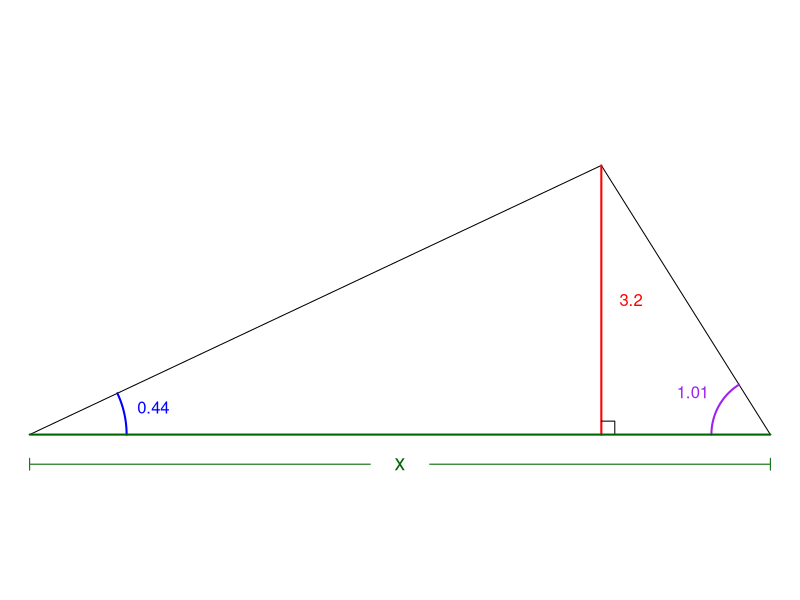
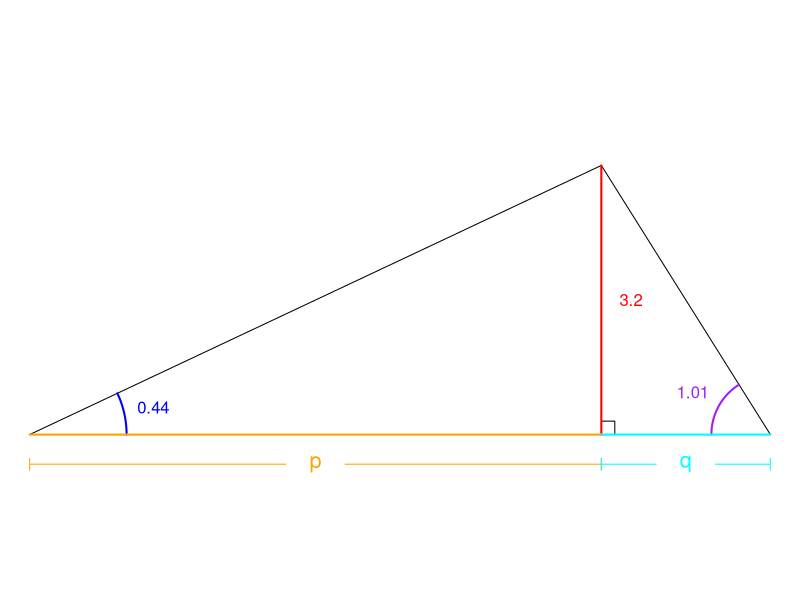

These charts were generated, in order, by the following R code:
## ---- chunk 1
while(T){
  hxy = sample(11:99,3)/10
  h = hxy[1]
  x = hxy[2]
  y = hxy[3]
  theta = round(atan(h/x),2)
  phi = round(atan(h/y),2)
  minang = pi/10
  maxang = pi/2-pi/20
  x2 = h/tan(theta)
  y2 = h/tan(phi)
  z2 = x2+y2
  if(theta>minang && 
     theta<maxang && 
     phi>minang && 
     phi<maxang && 
     theta+phi+0.02<pi/2 && 
     round(theta,1)!=theta &&
     round(phi,1)!=phi &&
     abs(phi-theta)>0.05 && 
     h!=round(h)){break}
}
## ---- chunk 2
par(mar=c(0,0,0,0))
plot(c(0,z2,x2,0),c(0,0,h,0),type="l",asp=1,ann=F,axes=F)
lines(c(x2,x2),c(0,h),col="red",lwd=2)
lines(c(x2,x2+h/20,x2+h/20),c(h/20,h/20,0))
bump = z2*0.04
text(x2+bump,h/2,h,col="red")
ths = seq(0,theta,length.out=100)
phs = seq(pi-phi,pi,length.out=100)
lines((bump+bump/theta)*cos(ths),(bump+bump/theta)*sin(ths),col="blue",lwd=2)
text((2*bump+bump/theta)*cos(theta/2),(2*bump+bump/theta)*sin(theta/2),theta,col="blue")
lines(z2+(bump+bump/phi)*cos(phs),(bump+bump/phi)*sin(phs),col="purple",lwd=2)
text(z2+(2*bump+bump/phi)*cos(pi-phi/2),(2*bump+bump/phi)*sin(pi-phi/2),phi,col="purple")
lines(c(0,z2),c(0,0),col="darkgreen",lwd=2)
text(z2/2,-bump,"x",col="darkgreen",cex=1.3)
lines(c(0,0,0,z2/2-bump),c(-bump*1.2,-bump*0.8,-bump,-bump),col="darkgreen")
lines(c(z2,z2,z2,z2/2+bump),c(-bump*1.2,-bump*0.8,-bump,-bump),col="darkgreen")
## ---- chunk 3
par(mar=c(0,0,0,0))
plot(c(0,z2,x2,0),c(0,0,h,0),type="l",asp=1,ann=F,axes=F)
lines(c(x2,x2+h/20,x2+h/20),c(h/20,h/20,0))
lines(c(x2,x2),c(0,h),col="red",lwd=2)
bump = z2*0.04
text(x2+bump,h/2,h,col="red")
ths = seq(0,theta,length.out=100)
phs = seq(pi-phi,pi,length.out=100)
lines((bump+bump/theta)*cos(ths),(bump+bump/theta)*sin(ths),col="blue",lwd=2)
text((2*bump+bump/theta)*cos(theta/2),(2*bump+bump/theta)*sin(theta/2),theta,col="blue")
lines(z2+(bump+bump/phi)*cos(phs),(bump+bump/phi)*sin(phs),col="purple",lwd=2)
text(z2+(2*bump+bump/phi)*cos(pi-phi/2),(2*bump+bump/phi)*sin(pi-phi/2),phi,col="purple")
lines(c(0,x2),c(0,0),col="orange",lwd=2)
text(x2/2,-bump,"p",col="orange",cex=1.3)
lines(c(0,0,0,x2/2-bump),c(-bump*1.2,-bump*0.8,-bump,-bump),col="orange")
lines(c(x2,x2,x2,x2/2+bump),c(-bump*1.2,-bump*0.8,-bump,-bump),col="orange")
lines(c(x2,z2),c(0,0),col="cyan",lwd=2)
text(x2+y2/2,-bump,"q",col="cyan",cex=1.3)
lines(c(x2,x2,x2,x2+y2/2-bump),c(-bump*1.2,-bump*0.8,-bump,-bump),col="cyan")
lines(c(z2,z2,z2,x2+y2/2+bump),c(-bump*1.2,-bump*0.8,-bump,-bump),col="cyan")
